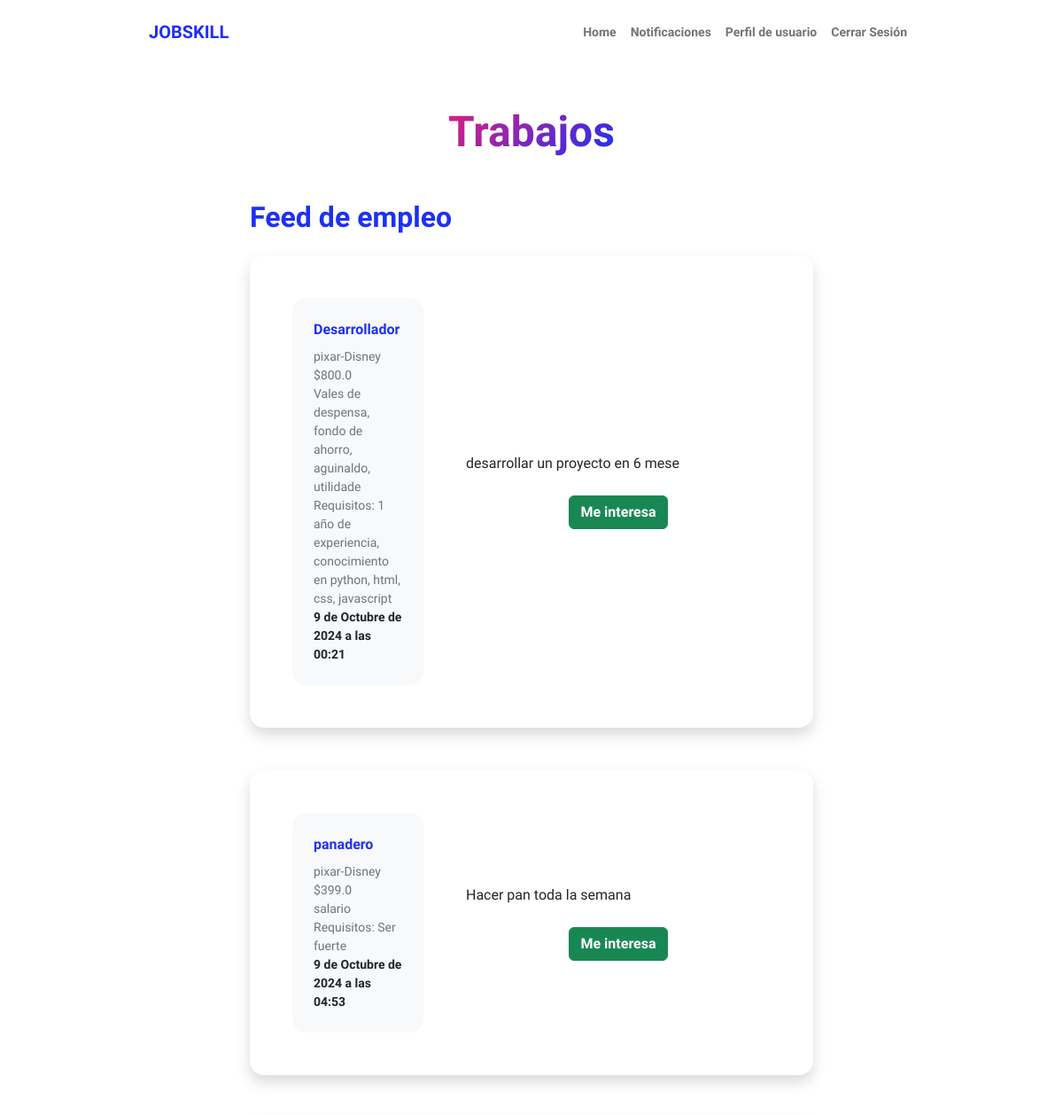
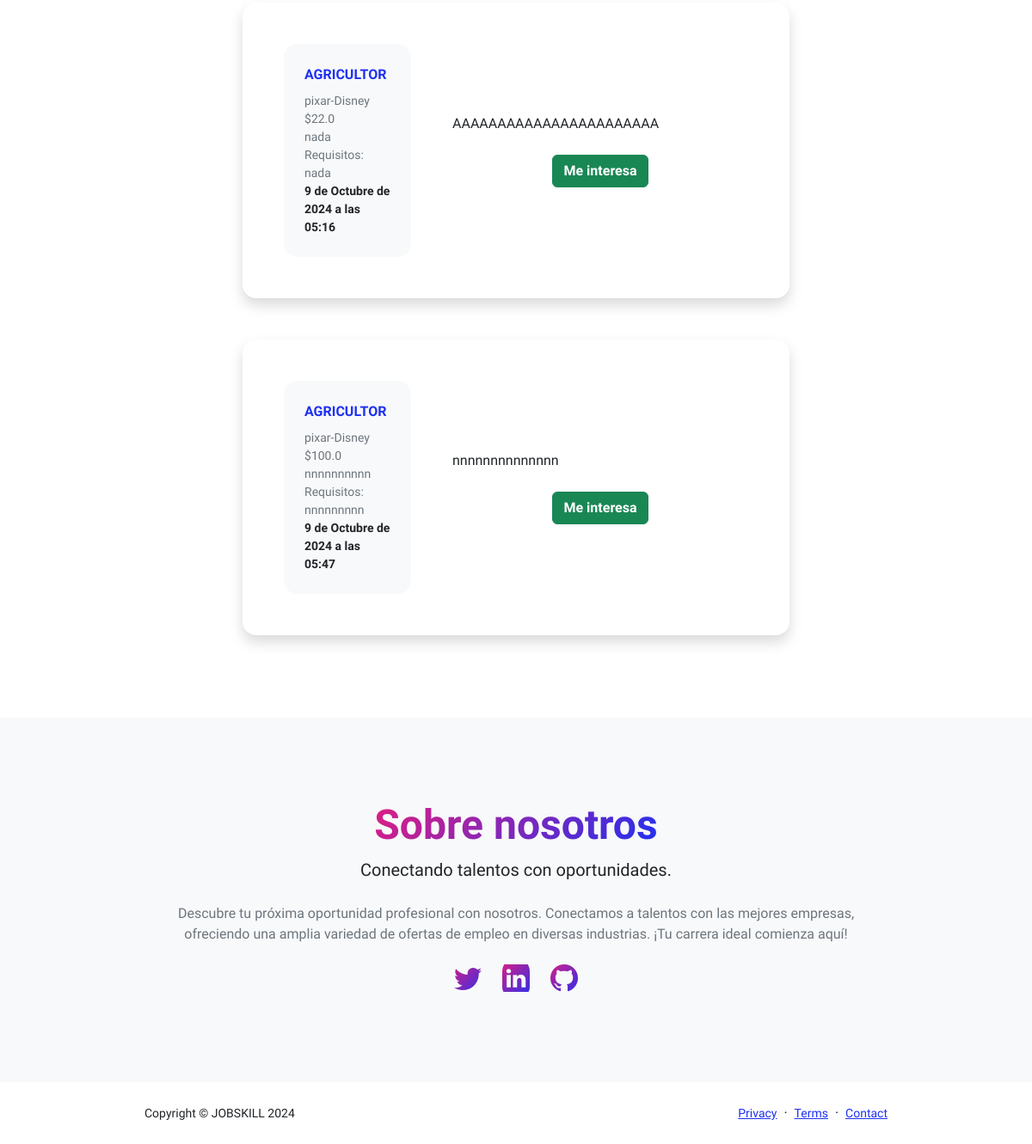
The app's page /U/ (signed in) with its own data (2 pictures, top to bottom).
### paginaEmpresa/models.py (models this page shows, shortened)
class Puesto(models.Model):
    nombrePuesto=models.CharField(max_length=150)
    descripcion=models.CharField(max_length=255)
    requisitos=models.CharField(max_length=255)
    sueldoBase=models.FloatField()
    beneficios=models.CharField(max_length=255, null=True, blank=True)
    disponibles=models.IntegerField()
    empresa=models.ForeignKey(Empresa, on_delete=models.CASCADE)
    created=models.DateTimeField(auto_now_add=True)
    updated=models.DateTimeField(auto_now_add=True)
    class Meta:
        verbose_name='puesto'
        verbose_name_plural='puestos'

### jobskill1/models.py (models this page shows)
class Empresa(models.Model):
    user=models.OneToOneField(CustomUser, on_delete=models.CASCADE, related_name='profileE')
    nombre=models.CharField(max_length=50)
    descripcion=models.CharField(max_length=255)
    direccion=models.CharField(max_length=100)
    objetivo=models.CharField(max_length=255)
    telefono=models.CharField(max_length=16)
    foto=models.ImageField(upload_to="Empresa")
    def __str__(self):
        return self.nombre

### paginaUsuario/views.py (the view)
# urls.py: path('', trabajos, name="homeU"),
@login_required
def trabajos(request): #Este es el home
    if request.user.is_authenticated:
        if request.user.empresa==True:
            return redirect("homeE")
    puestos=Puesto.objects.all()
    return render(request, "paginaUsuario/trabajos.html", {"puestos":puestos})

### paginaUsuario/templates/paginaUsuario/trabajos.html (shortened to what this page needs)
{% extends "paginaUsuario/base.html"%}
{% load static %}
{% block content %}
<div class="container px-5 my-5">
                <div class="text-center mb-5">
                    <h1 class="display-5 fw-bolder mb-0"><span class="text-gradient d-inline">Trabajos</span></h1>
                </div>
                <div class="row gx-5 justify-content-center">
                    <div class="col-lg-11 col-xl-9 col-xxl-8">
                        <section>
                            <div class="d-flex align-items-center justify-content-between mb-4">
                                <h2 class="text-primary fw-bolder mb-0">Feed de empleo</h2>
                            </div>
                            {% for puesto in puestos %}
                            <div class="card shadow border-0 rounded-4 mb-5">
                                <div class="card-body p-5">
                                    <div class="row align-items-center gx-5">
                                        <div class="col text-center text-lg-start mb-4 mb-lg-0" style="width: 20%;">
                                            <div class="bg-light p-4 rounded-4">
                                                <div class="text-primary fw-bolder mb-2">{{puesto.nombrePuesto}}</div>
                                                <div class="small text-muted">{{puesto.empresa}}</div>
                                                <div class="small text-muted">${{puesto.sueldoBase}}</div>
                                                <div class="small text-muted">{{puesto.beneficios}}</div>
                                                <div class="small text-muted">Requisitos: {{puesto.requisitos}}</div>
                                                <div class="small fw-bolder">{{puesto.created}}</div>
                                            </div>
                                        </div>
                                        <div class="col-lg-8">
                                            <div>{{puesto.descripcion}}</div><br>
                                            <div class="small text-muted" style="text-align-last: center;"><a class="btn btn-success" href="/U/postulacion/?id={{puesto.id}}"><strong>Me interesa</strong></a></div>
                                        </div>
                                    </div>
                                </div>
                            </div>
                            {% endfor %}
                        </section>
                    </div>
                </div>
            </div>
{% endblock %}

### paginaUsuario/templates/paginaUsuario/base.html (style rules this page uses)
html, body { height: 100%; margin: 0; padding: 0; }

### records on screen
Puesto: nombrePuesto "Desarrollador", empresa "pixar-Disney", sueldoBase "800.0", beneficios "Vales de despensa, fondo de ahorro, aguinaldo, utilidade", requisitos "1 año de experiencia, conocimiento en python, html, css, javascript", created "9 de Octubre de 2024 a las 00:21", descripcion "desarrollar un proyecto en 6 mese"
Puesto: nombrePuesto "panadero", empresa "pixar-Disney", sueldoBase "399.0", beneficios "salario", requisitos "Ser fuerte", created "9 de Octubre de 2024 a las 04:53", descripcion "Hacer pan toda la semana"
Puesto: nombrePuesto "AGRICULTOR", empresa "pixar-Disney", sueldoBase "22.0", beneficios "nada", requisitos "nada", created "9 de Octubre de 2024 a las 05:16", descripcion "AAAAAAAAAAAAAAAAAAAAAAA"
Puesto: nombrePuesto "AGRICULTOR", empresa "pixar-Disney", sueldoBase "100.0", beneficios "nnnnnnnnnn", requisitos "nnnnnnnnn", created "9 de Octubre de 2024 a las 05:47", descripcion "nnnnnnnnnnnnnn"
